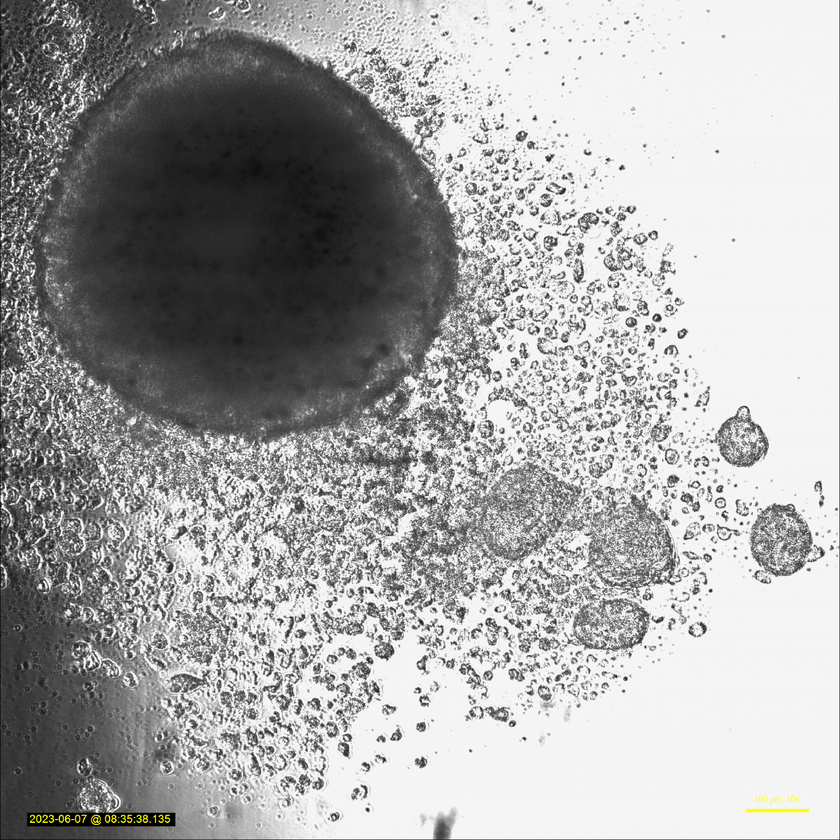
#> input picture pdf2png/E1T0-1.png, 840 x 840 px, shrunk from 3334 x 3334 before the run; its folder holds 4 pictures in this run
$ jupyter execute --allow-errors application.ipynb
#> lines starting #> are read from the running program, lines starting #| are printed output that depends on the picture; after the words box and inside, x2 and y2 are one past the last pixel; in counts of white or black regions, pixels touching at a corner belong together
[cell 1]
import cv2
import numpy as np
import string

[cell 2]
def read_image(address,thrash_address):#'pdf2png\E1T7-1.png'
    img = cv2.imread(address)

    img = cv2.cvtColor(img, cv2.COLOR_BGR2GRAY)

    blurred = cv2.GaussianBlur(img, (9,9), 0)
    ret,thresh = cv2.threshold(blurred,40,255,cv2.THRESH_BINARY_INV)

    img_thresh = cv2.imwrite(thrash_address, thresh)
    return thresh, img,img_thresh


def contours_extraction(thresh):
    contours,hierarchy = cv2.findContours(thresh, cv2.RETR_TREE,cv2.CHAIN_APPROX_SIMPLE)
    pixel_total = cv2.countNonZero(thresh)
    return contours,hierarchy,pixel_total


def extent(contours):
    area = cv2.contourArea(contours)
    x,y,w,h = cv2.boundingRect(contours)

    extent = float(area)
    coord= {"x":x,"y":y,"w":w,"h":h,"area":extent}
    return coord

def list_to_dict_coord(contours):
    size = []
    # loop over all the contours
    for i, cnt in enumerate(contours):
        size.append(extent(cnt))
    return size


def max_area(size):
    max_area = 0
    i_max = 0
    for i in range(0,len(size)):
        max_area_comp=size[i]["area"]
        if max_area_comp > max_area:
            max_area = max_area_comp
            i_max=i
    return max_area,i_max # temos o maior retangulo


def max_coord(m_area,size):
    x_coord=size[m_area[1]]["x"]
    y_coord = size[m_area[1]]["y"]

    return x_coord, y_coord


def retangule_draw(size,img,adrress_retangule):
    n,i=max_area(size)
    x=size[i]["x"]
    y=size[i]["y"]

    w=size[i]["w"]
    h=size[i]["h"]
    img_retangule=cv2.rectangle(img,(x,y),(x+w,y+h),(255,255,255),5)

    dist = np.linalg.norm(np.array((x,y))-np.array((x+w,y+h)))
    cv2.imwrite(adrress_retangule,img_retangule)

    return dist,img_retangule,x,y,w,h

def circle_draw(dist,img,x,y,w,h):
    w1=round((w/2)+x)
    h1=round((h/2)+y)


    center_coordinates = (w1,h1)

    # Radius of circle
    radius = round(dist/2)

    # Blue color in BGR
    color = (255,0,255)

    # Line thickness of 2 px
    thickness = -1

    # Using cv2.circle() method
    # Draw a circle with blue line borders of thickness of 2 px
    image_circle = cv2.circle(img, center_coordinates, radius, color, thickness)

    # Displaying the image
    #cv2.imwrite(c_path,image_circle)

    return image_circle

def circ_final(image_cir,c_path):
    cv2.imwrite(c_path,image_cir)

def crop(crop_address,address_thrash,x,y,w,h):
    u=y+h
    v=x+w
    img_thrash=cv2.imread(address_thrash)
    crop_img = img_thrash[y:u,x:v]

    cv2.imwrite(crop_address,crop_img)

    return crop_img

def read_image_crop(address_crop,thrash_address_crop):#'pdf2png\E1T7-1.png'
    img = cv2.imread(address_crop)

    img = cv2.cvtColor(img, cv2.COLOR_BGR2GRAY)
    number_of_black_pix = np.sum(img != 255)

    ret,thresh = cv2.threshold(img,40,255,cv2.THRESH_BINARY_INV)
    img_thresh = cv2.imwrite(thrash_address_crop, thresh)
    return thresh, img,img_thresh,number_of_black_pix


def contours_extraction_crop(thresh_crop):
    contours,hierarchy = cv2.findContours(thresh_crop, cv2.RETR_TREE,cv2.CHAIN_APPROX_SIMPLE)
    pixel_white = cv2.countNonZero(thresh_crop)
    return contours,hierarchy,pixel_white

[cell 3]
list_address = []
for i in [1,2,3,4,5,6,7,8,9,10]:
    for j in [0,7]:
        i = str(i)
        j = str(j)
        list_address.append(f'pdf2png/E{i}T{j}-1.png')


list_address_thrash = []
for i in [1,2,3,4,5,6,7,8,9,10]:
    for j in [0,7]:
        i = str(i)
        j = str(j)
        list_address_thrash.append(f'pdf2png_trash/thrash-E{i}T{j}-1.png')


list_address_circule = []
for i in [1,2,3,4,5,6,7,8,9,10]:
    for j in [0,7]:
        i = str(i)
        j = str(j)
        list_address_circule.append(f'pdf2png_circulo/circulo-E{i}T{j}-1.png')


list_address_retangule = []
for i in [1,2,3,4,5,6,7,8,9,10]:
    for j in [0,7]:
        i = str(i)
        j = str(j)
        list_address_retangule.append(f'pdf2png_retangule/retangule-E{i}T{j}-1.png')

list_crop_address=[]
for i in [1,2,3,4,5,6,7,8,9,10]:
    for j in [0,7]:
        i = str(i)
        j = str(j)
        list_crop_address.append(f'pdf2png_crop/crop-E{i}T{j}-1.png')

list_crop_address_t=[]
for i in [1,2,3,4,5,6,7,8,9,10]:
    for j in [0,7]:
        i = str(i)
        j = str(j)
        list_crop_address_t.append(f'pdf2png_crop_trash/crop-E{i}T{j}-1.png')

[cell 4]
pixel_total_total = []
dist_total=[]
pixel_wc = []
pixel_bc=[]

# Preciso melhorar isto daqui

#> (the rest of this cell did not finish here and is left out)

#> in read_image, img is the input picture: shape (840, 840, 3); mean B, G, R 167, 167.2, 167.2
#> in read_image, `blurred = cv2.GaussianBlur(img, (9,9), 0)`:
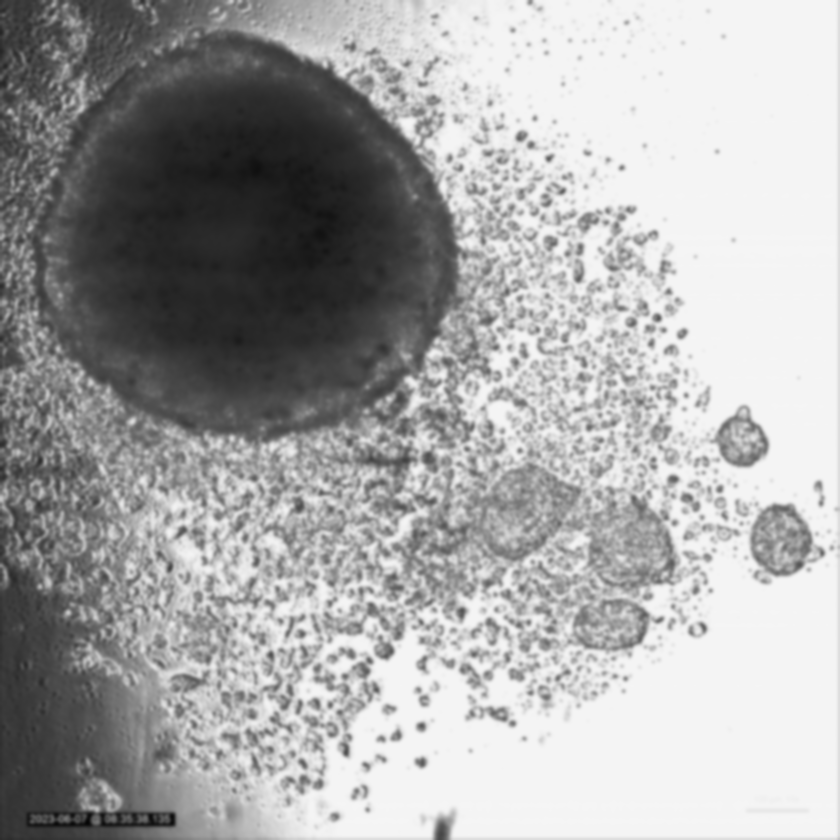
#> blurred: shape (840, 840); min 5, max 245, mean 167.3
#> in read_image, `ret,thresh = cv2.threshold(blurred,40,255,cv2.THRESH_BINARY_INV)`:
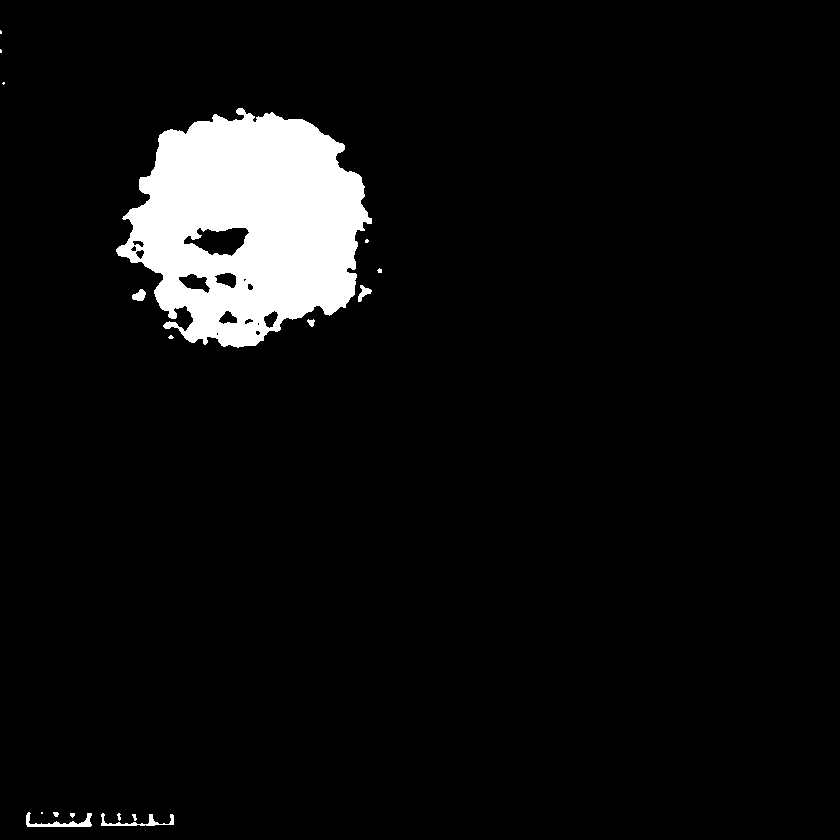
#> thresh: shape (840, 840); 5.8% white; 17 white regions (8 under 20 px)
#> `thresh,img,img_thrash=read_image(str(list_address[i]),str(list_address..`: img_thrash = True
    contours,h,pixel_total = contours_extraction(thresh)
#> in contours_extraction, `contours,hierarchy = cv2.findContours(thresh, cv2.RETR_TREE,cv2.CHAIN_..`: contours = 31 contours, 15 with area under 20; largest, box (x1, y1, x2, y2) and area: (116, 108, 372, 348) 41802, (183, 227, 250, 257) 1199, (178, 273, 211, 294) 357, (26, 812, 92, 827) 252, (214, 272, 237, 289) 242
#> in contours_extraction, `pixel_total = cv2.countNonZero(thresh)`: pixel_total = 41218
#> `contours,h,pixel_total = contours_extraction(thresh)`: h = 31 rows, first 6: [1, -1, -1, -1], [2, 0, -1, -1], [3, 1, -1, -1], [4, 2, -1, -1], [5, 3, -1, -1], [6, 4, -1, -1]; pixel_total = 41218
    pixel_total_total.append(pixel_total)
    size=list_to_dict_coord(contours)
#> the loop in list_to_dict_coord, `for i, cnt in enumerate(contours):` made 31 passes
#> after the loop in list_to_dict_coord, `for i, cnt in enumerate(contours):`: size = 31 items
    m_area=max_area(size)
#> the loop in max_area, `for i in range(0,len(size)):` made 31 passes
#> max_area_comp on passes 3, 7, 14: 177.5, 252.5, 41801.5
#> max_area_comp on passes 9, 10, 11, 18, 19, 20: 29, 94.5, 85.5, 33.5, 162, 165.5
#> after the loop in max_area, `for i in range(0,len(size)):`: i_max = 13; max_area = 41801.5
#> `m_area=max_area(size)`: m_area = (41801.5, 13)
    max_coord(m_area,size)
#> in max_coord, `x_coord=size[m_area[1]]["x"]`: x_coord = 116
#> in max_coord, `y_coord = size[m_area[1]]["y"]`: y_coord = 108
    dist,img_retangule,x,y,w,h = retangule_draw(size,img,list_address_retangule[i])
#> the loop in max_area (call 2), `for i in range(0,len(size)):` made 31 passes
#> max_area_comp on passes 9, 10, 11, 18, 19, 20, 21, 23, 24, 25, 26, 27: 29, 94.5, 85.5, 33.5, 162, 165.5, 33, 357, 241.5, 56, 23.5, 52
#> in retangule_draw, `n,i=max_area(size)`: n = 41801.5; i = 13
#> in retangule_draw, `x=size[i]["x"]`: x = 116
#> in retangule_draw, `y=size[i]["y"]`: y = 108
#> in retangule_draw, `w=size[i]["w"]`: w = 256
#> in retangule_draw, `h=size[i]["h"]`: h = 240
#> in retangule_draw, `dist = np.linalg.norm(np.array((x,y))-np.array((x+w,y+h)))`: dist = 350.9
#> `dist,img_retangule,x,y,w,h = retangule_draw(size,img,list_address_reta..`: x = 116; y = 108; w = 256; h = 240
    dist_total.append(dist)
    image_cir=circle_draw(dist,img_retangule,x,y,w,h)
#> in circle_draw, `w1=round((w/2)+x)`: w1 = 244
#> in circle_draw, `h1=round((h/2)+y)`: h1 = 228
#> in circle_draw, `center_coordinates = (w1,h1)`: center_coordinates = (244, 228)
#> in circle_draw, `radius = round(dist/2)`: radius = 175
#> in circle_draw, `image_circle = cv2.circle(img, center_coordinates, radius, color, thic..`:
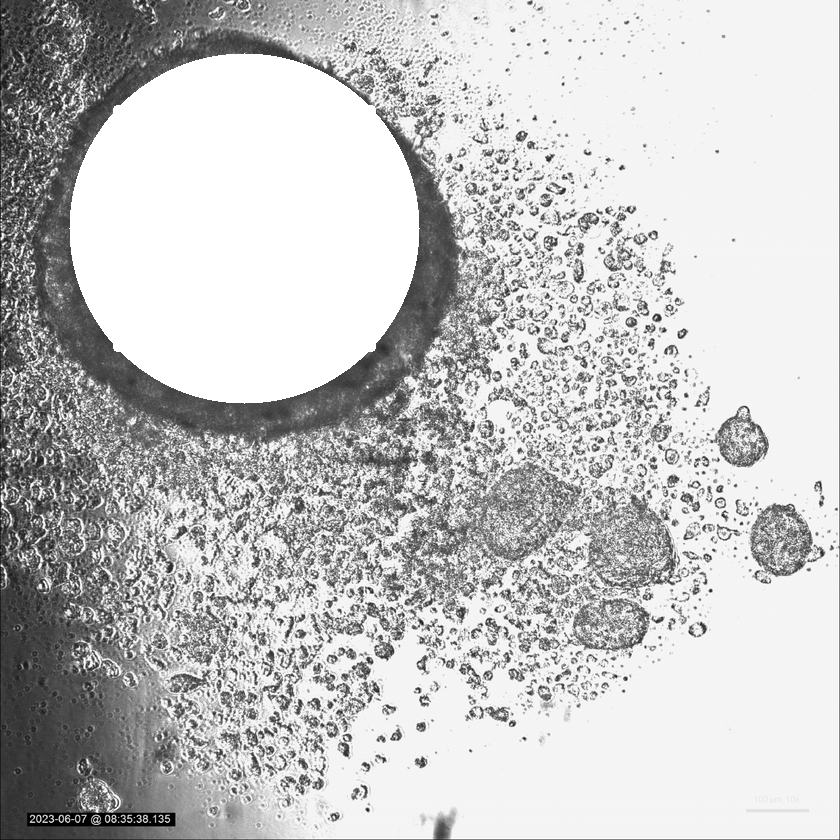
#> image_circle: shape (840, 840); min 0, max 255, mean 195.5
    circ_final(image_cir, list_address_circule[i])
    crop(list_crop_address[i],list_address[i],x,y,w,h)
#> in crop, `u=y+h`: u = 348
#> in crop, `v=x+w`: v = 372
#> in crop, `crop_img = img_thrash[y:u,x:v]`:
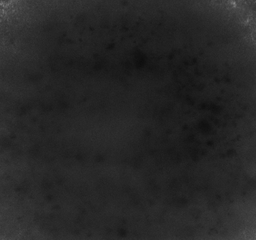
#> crop_img: shape (240, 256, 3); min 13, max 133, mean 38.9

    thresh_crop, img_crop,img_thresh_crop,pixel_black_crop=read_image_crop(list_crop_address[i],list_crop_address_t[i])
#> in read_image_crop, `number_of_black_pix = np.sum(img != 255)`: number_of_black_pix = 61440
#> in read_image_crop, `ret,thresh = cv2.threshold(img,40,255,cv2.THRESH_BINARY_INV)`:
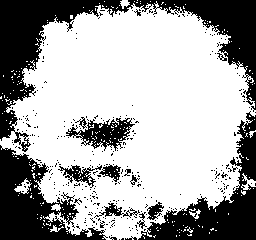
#> thresh: shape (240, 256); 65.4% white; 318 black regions (302 under 20 px)
#> `thresh_crop, img_crop,img_thresh_crop,pixel_black_crop=read_image_crop..`: img_thresh_crop = True; pixel_black_crop = 61440

    pixel_bc.append(pixel_black_crop)


    contours_crop,hierarchy_crop,pixel_white_crop=contours_extraction_crop(thresh_crop)
#> in contours_extraction_crop, `contours,hierarchy = cv2.findContours(thresh_crop, cv2.RETR_TREE,cv2.C..`: contours = 870 contours, 844 with area under 20; largest, box (x1, y1, x2, y2) and area: (0, 1, 256, 240) 41542, (78, 117, 136, 152) 1125, (58, 164, 97, 188) 370, (98, 164, 122, 183) 234, (100, 202, 123, 218) 196
#> in contours_extraction_crop, `pixel_white = cv2.countNonZero(thresh_crop)`: pixel_white = 40200
#> `contours_crop,hierarchy_crop,pixel_white_crop=contours_extraction_crop..`: contours_crop has the same summary as contours in contours_extraction_crop
#> pass 2 of the loop `for i in range(0,len(list_address)):`:
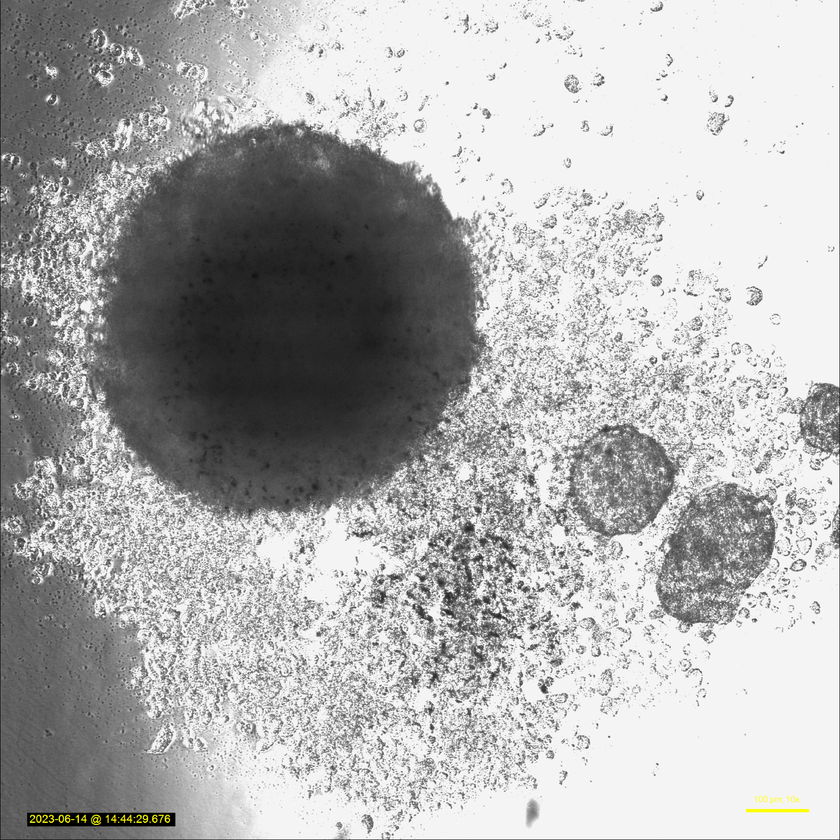
#> input picture pdf2png/E1T7-1.png, 840 x 840 px, shrunk from 3334 x 3334 before the run
#> in read_image, img is the input picture: shape (840, 840, 3); mean B, G, R 175.1, 175.3, 175.3
#> in read_image (call 2), `ret,thresh = cv2.threshold(blurred,40,255,cv2.THRESH_BINARY_INV)`:
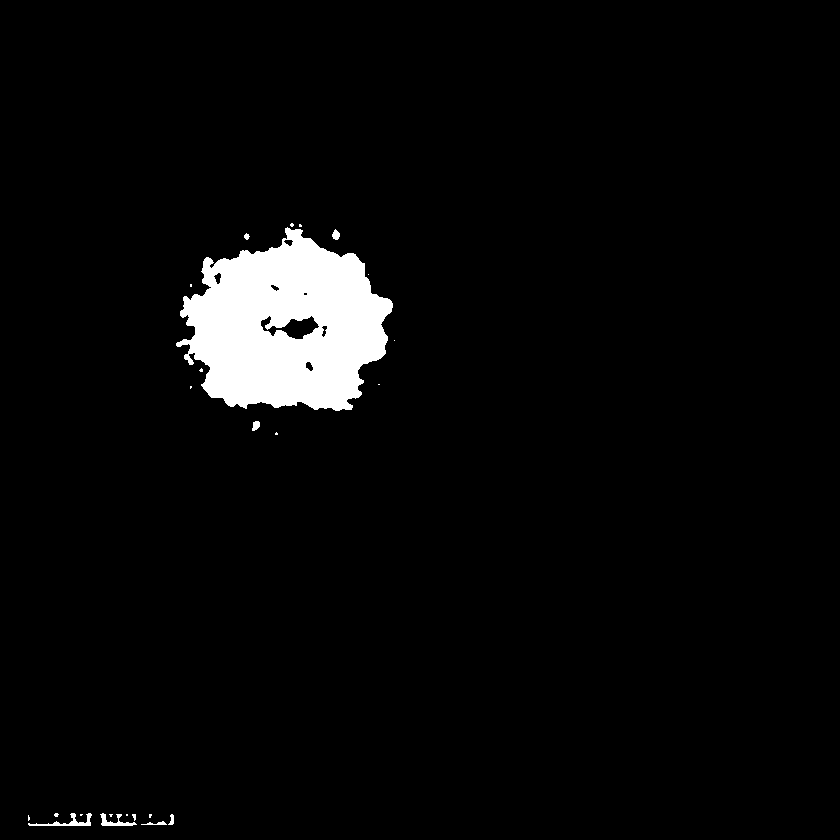
#> thresh: shape (840, 840); 3.9% white; 24 white regions (16 under 20 px)
#> in contours_extraction (call 2), `contours,hierarchy = cv2.findContours(thresh, cv2.RETR_TREE,cv2.CHAIN_..`: contours = 31 contours, 18 with area under 20; largest, box (x1, y1, x2, y2) and area: (176, 227, 393, 411) 26931, (260, 315, 320, 340) 714, (28, 813, 92, 826) 176, (100, 813, 137, 826) 136, (213, 272, 222, 285) 60
#> `contours,h,pixel_total = contours_extraction(thresh)`: h = 31 rows, first 6: [1, -1, -1, -1], [2, 0, -1, -1], [3, 1, -1, -1], [4, 2, -1, -1], [5, 3, -1, -1], [6, 4, -1, -1]; pixel_total = 27305
#> the loop in list_to_dict_coord (call 2), `for i, cnt in enumerate(contours):` made 31 passes
#> m_area = (26931, 21)
#> `dist,img_retangule,x,y,w,h = retangule_draw(size,img,list_address_reta..`: dist = 284.5; x = 176; y = 227; w = 217; h = 184
#> crop_img: shape (184, 217, 3)
#> number_of_black_pix = 39928
#> in read_image_crop (call 2), `ret,thresh = cv2.threshold(img,40,255,cv2.THRESH_BINARY_INV)`:
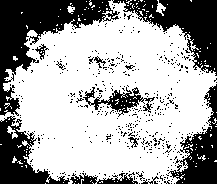
#> thresh: shape (184, 217); 64.9% white; 432 black regions (419 under 20 px)
#> in contours_extraction_crop (call 2), `contours,hierarchy = cv2.findContours(thresh_crop, cv2.RETR_TREE,cv2.C..`: contours = 864 contours, 848 with area under 20; largest, box (x1, y1, x2, y2) and area: (0, 0, 217, 184) 26619, (90, 86, 144, 115) 685, (82, 86, 96, 106) 100, (34, 43, 47, 61) 96, (93, 56, 107, 65) 50
#> contours_crop has the same summary as contours in contours_extraction_crop; pixel_white_crop = 25896

    pixel_wc.append(pixel_white_crop)
